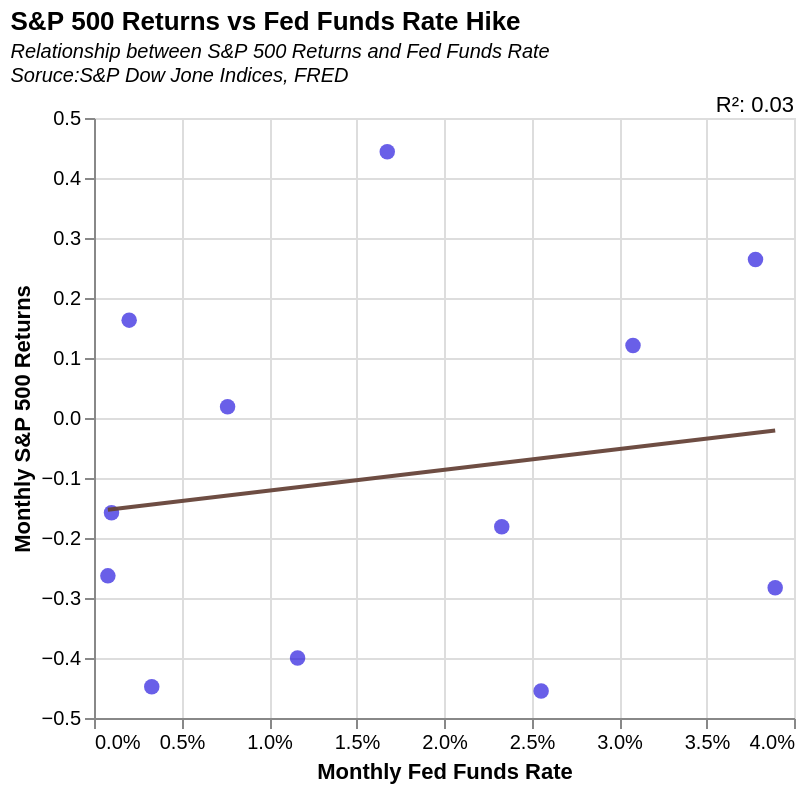

The specification (Vega-Lite) saved for this image:
### Vega-Lite specification from a JSON file in a GitHub repository (floating-point values rounded to 4 significant figures)
{"$schema": "https://vega.github.io/schema/vega-lite/v5.json", "title": {"text": "S&P 500 Returns vs Fed Funds Rate Hike", "subtitle": ["Relationship between S&P 500 Returns and Fed Funds Rate", "Soruce:S&P Dow Jone Indices, FRED"], "subtitleFontStyle": "italic", "subtitleFontSize": 10, "anchor": "start", "color": "black"}, "height": 300, "width": 350, "data": {"values": [{"Month": "Jan-22", "Stocks Avg Return": "-0.263106493", "Fed Funds Rate": "0.000793548"}, {"Month": "Feb-22", "Stocks Avg Return": "-0.157985493", "Fed Funds Rate": "0.001"}, {"Month": "Mar-22", "Stocks Avg Return": "0.163117191", "Fed Funds Rate": "0.002009677"}, {"Month": "Apr-22", "Stocks Avg Return": "-0.447880486", "Fed Funds Rate": "0.0033"}, {"Month": "May-22", "Stocks Avg Return": "0.018851104", "Fed Funds Rate": "0.007633333"}, {"Month": "Jun-22", "Stocks Avg Return": "-0.400084995", "Fed Funds Rate": "0.011633333"}, {"Month": "Jul-22", "Stocks Avg Return": "0.443892624", "Fed Funds Rate": "0.016758065"}, {"Month": "Aug-22", "Stocks Avg Return": "-0.181224184", "Fed Funds Rate": "0.0233"}, {"Month": "Sep-22", "Stocks Avg Return": "-0.455004526", "Fed Funds Rate": "0.02555"}, {"Month": "Oct-22", "Stocks Avg Return": "0.120809196", "Fed Funds Rate": "0.0308"}, {"Month": "Nov-22", "Stocks Avg Return": "0.264157191", "Fed Funds Rate": "0.0378"}, {"Month": "Dec-22", "Stocks Avg Return": "-0.282973737", "Fed Funds Rate": "0.038925"}]}, "layer": [{"mark": {"type": "point", "size": 60, "color": "#1f11ddf4", "filled": true}, "encoding": {"x": {"field": "Fed Funds Rate", "type": "quantitative", "title": "Monthly Fed Funds Rate", "scale": {"domain": [0.0008, 0.04]}, "axis": {"format": "%"}}, "y": {"field": "Stocks Avg Return", "type": "quantitative", "title": "Monthly S&P 500 Returns"}, "tooltip": [{"field": "Stocks Avg Return", "type": "nominal", "title": "Monthly S&P 500 Returns"}, {"field": "Fed Funds Rate", "type": "quantitative", "title": "Fed Funds Rate Change"}, {}]}}, {"mark": {"type": "line", "color": "#674439f2"}, "transform": [{"regression": "Stocks Avg Return", "on": "Fed Funds Rate"}], "encoding": {"x": {"field": "Fed Funds Rate", "type": "quantitative"}, "y": {"field": "Stocks Avg Return", "type": "quantitative"}}}, {"transform": [{"regression": "Stocks Avg Return", "on": "Fed Funds Rate", "params": true}, {"calculate": "'R²: '+format(datum.rSquared, '.2f')", "as": "R2"}], "mark": {"type": "text", "color": "black", "x": "width", "align": "right", "y": -6}, "encoding": {"text": {"type": "nominal", "field": "R2"}}}], "background": "white", "autosize": {"type": "pad", "contains": "padding", "resize": true}, "config": {}}
